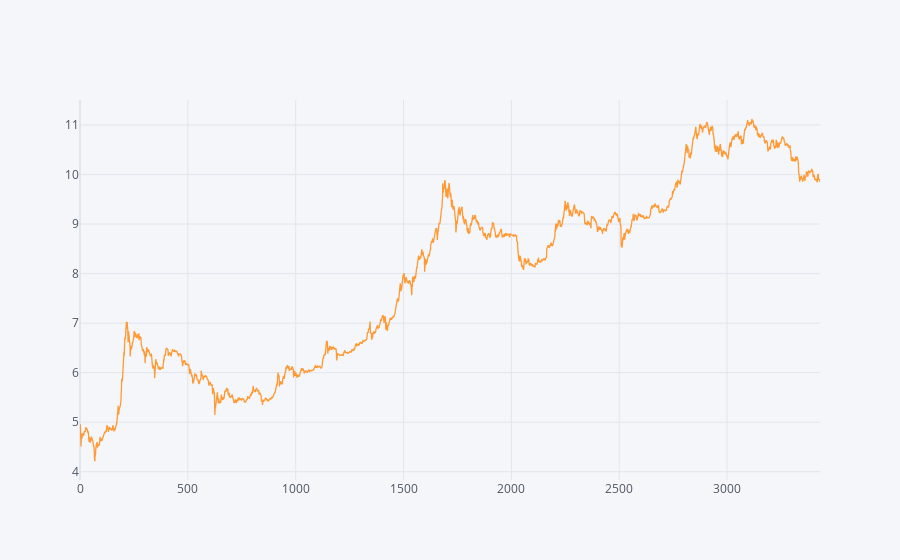

This figure's notebook cell:
### Code cell
import numpy as np
import pandas as pd
import cufflinks as cf
from plotly import __version__
from plotly.offline import download_plotlyjs, init_notebook_mode, plot, iplot 
import plotly.express as px
from datetime import datetime,date
from prophet import Prophet

%matplotlib inline
init_notebook_mode(connected=True)
cf.set_config_file(sharing='private',theme='pearl',offline=True)
#print("Cufflinks Version : {}".format(cf.__version__))

# facebook prophet requires the data to be in 2 colums named ds and y
# ds will be a datetime column with no timezone data and y the label we are forecasting
# ds must NOT be an index like other machine learning algorithms
dfBTC = pd.read_csv('./data/btc-usd-max.csv')
dfBTC.drop(["market_cap", "total_volume"], axis=1, inplace=True)
dfBTC['price'].fillna(method='ffill', inplace=True)
dfBTC.columns = ['ds','y']
# log data for btc
dfBTC['y'] = np.log(dfBTC['y'])
dfBTC['y'].iplot();

### Figure 1 — Plotly figure (JSON) as saved in the notebook; plotly's stock layout.template omitted (floating-point values rounded to 4 significant figures; data arrays with more than 128 entries replaced by an {"elided": "..."} marker saying what was removed)
{"data": [{"line": {"color": "rgba(255, 153, 51, 1.0)", "dash": "solid", "shape": "linear", "width": 1.3}, "mode": "lines", "name": "y", "text": "", "type": "scatter", "x": {"elided": "3432 int values"}, "y": {"elided": "3432 float values"}}], "layout": {"legend": {"bgcolor": "#F5F6F9", "font": {"color": "#4D5663"}}, "paper_bgcolor": "#F5F6F9", "plot_bgcolor": "#F5F6F9", "title": {"font": {"color": "#4D5663"}}, "xaxis": {"gridcolor": "#E1E5ED", "showgrid": true, "tickfont": {"color": "#4D5663"}, "title": {"font": {"color": "#4D5663"}, "text": ""}, "zerolinecolor": "#E1E5ED"}, "yaxis": {"gridcolor": "#E1E5ED", "showgrid": true, "tickfont": {"color": "#4D5663"}, "title": {"font": {"color": "#4D5663"}, "text": ""}, "zerolinecolor": "#E1E5ED"}}}
